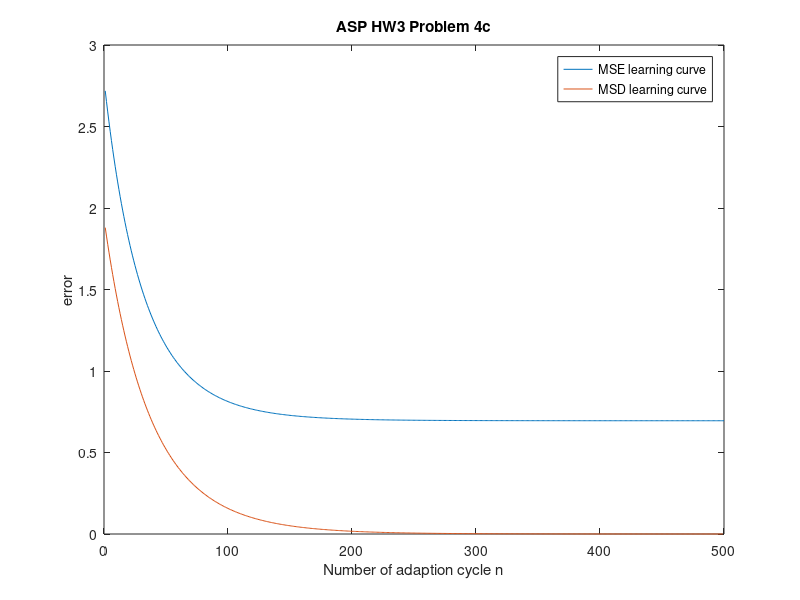

Write MATLAB code to recreate this figure.
%% problem 4(c)
M = 10;
sd2 = 2;
mu = 0.02;
% impulse response
% h = zeros(1, 500);
% for n = 0 : L-1
%     h(n+1) = (5/6)*(1/2)^n + (1/6)*(-1/4)^n;
% end
% x = zeros(R,L);
% for k = 1 : R
%     for i = 1 : L
%         x(k,i) = fliplr(h(1:i))*S.matV(k,1:i).'; % convolution
%     end
% end

% compute optimal weight vector in Wiener filters
% for i = 0 : 9
%     p(i+1) = (5/6)*(1/2)^i + (1/6)*(-1/4)^i;
% end
% p = [h(0);h(-1);...;h(-M+1)] and h(n) = 0 for n < 0
p = [1; zeros(M-1,1)];

% autocorrealation matrix
fun = @(f,n)( (1 + 1/64 + (1/8) * (exp(1j*2*pi*f)+exp(-1j*2*pi*f))) / ...
    (1 + 1/16 + 1/64 + (-7/32) * (exp(1j*2*pi*f)+exp(-1j*2*pi*f)) + ...
    (1/8) * (exp(1j*4*pi*f) + exp(1j*4*pi*f)) ) ) * exp(1j*2*pi*f*n);
F =@(n)integral(@(f)fun(f,n),0,1);

next = 0;
r = zeros(M,M);
for i = 0 : M-1
    for j = 0 : M-1
        r(i+1,j+1) = F(j - next);
    end
    next = next + 1;
end
[U,V] = eig(r); % V: eigenvalues, U: eigenvectors
eig_value = diag(V);

% optimal weight vector
w_opt = r^(-1) * p;

% steepest descent
% nu = cell(500);
w = cell(500);
w(1) = { zeros(M,1) };
% c = cell(500);
nu_0 = U'*w_opt;

for n = 1 : 500
%     c(n) = { w_opt - w{1} }; % weight error vector
%     nu(n) = { U'*c{1} };     % nu(n) = [nu_1(n); ... ;nu_M(n)]

    % MSE
    J_min = sd2 - p' * w_opt;
    s = 0;
    for k = 1:M
        s = s + eig_value(k)*(1-mu*eig_value(k))^(2*n)*abs(nu_0(k))^2;
    end
    J(n) = J_min + s;

    % MSD    
    if n < 500
    e_msd = w_opt - w{n};
    w(n+1) = { (eye(M) - mu*r)*w{n} + mu*p };
    D(n) = norm(e_msd)^2;
    end
end
plot([1:500],abs(J)); hold on
plot([1:499],abs(D));
title('ASP HW3 Problem 4c')
xlabel('Number of adaption cycle n');
ylabel('error');
legend('MSE learning curve', 'MSD learning curve');
hold off;
% function [J_min] = Jmin(R, p, sd2)
%     w_opt = R^(-1) * p;
%     J_min = sd2 - p' * w_opt;
% end
